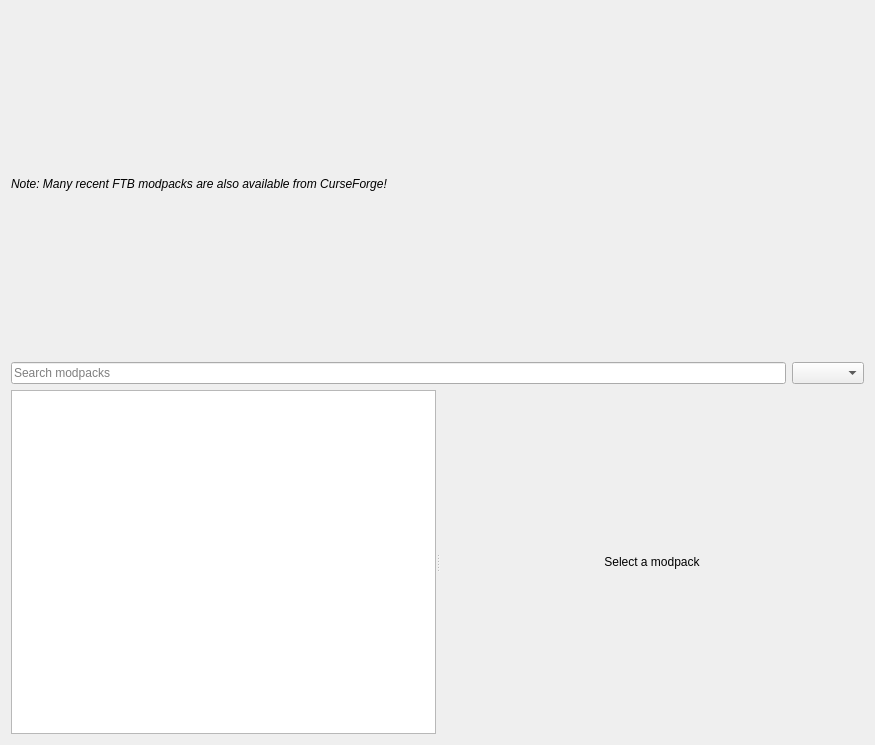
<?xml version="1.0" encoding="UTF-8"?>
<ui version="4.0">
 <class>FtbPage</class>
 <widget class="QWidget" name="FtbPage">
  <property name="geometry">
   <rect>
    <x>0</x>
    <y>0</y>
    <width>875</width>
    <height>745</height>
   </rect>
  </property>
  <layout class="QVBoxLayout" name="verticalLayout">
   <item>
    <widget class="QLabel" name="label_2">
     <property name="font">
      <font>
       <italic>true</italic>
      </font>
     </property>
     <property name="text">
      <string>Note: Many recent FTB modpacks are also available from CurseForge!</string>
     </property>
     <property name="wordWrap">
      <bool>true</bool>
     </property>
    </widget>
   </item>
   <item>
    <layout class="QHBoxLayout" name="searchRowLayout">
     <item>
      <widget class="QLineEdit" name="searchEdit">
       <property name="clearButtonEnabled">
        <bool>true</bool>
       </property>
       <property name="placeholderText">
        <string>Search modpacks</string>
       </property>
      </widget>
     </item>
     <item>
      <widget class="QComboBox" name="sortByBox"/>
     </item>
    </layout>
   </item>
   <item>
    <widget class="QSplitter" name="splitter">
     <property name="orientation">
      <enum>Qt::Horizontal</enum>
     </property>
     <widget class="ModpackListView" name="packView">
      <property name="iconSize">
       <size>
        <width>48</width>
        <height>48</height>
       </size>
      </property>
     </widget>
     <widget class="QWidget" name="detailsPane" native="true">
      <layout class="QVBoxLayout" name="detailsLayout">
       <property name="leftMargin">
        <number>0</number>
       </property>
       <property name="topMargin">
        <number>0</number>
       </property>
       <property name="rightMargin">
        <number>0</number>
       </property>
       <property name="bottomMargin">
        <number>0</number>
       </property>
       <item>
        <widget class="QStackedWidget" name="detailsStack">
         <property name="currentIndex">
          <number>1</number>
         </property>
         <widget class="QWidget" name="detailsPage">
          <layout class="QVBoxLayout" name="detailsPageLayout">
           <property name="leftMargin">
            <number>0</number>
           </property>
           <property name="topMargin">
            <number>0</number>
           </property>
           <property name="rightMargin">
            <number>0</number>
           </property>
           <property name="bottomMargin">
            <number>0</number>
           </property>
           <item>
            <widget class="ModpackDetailsHeader" name="packHeader"/>
           </item>
           <item>
            <layout class="QHBoxLayout" name="versionRowLayout">
             <item>
              <widget class="QLabel" name="versionLabel">
               <property name="text">
                <string>Version</string>
               </property>
              </widget>
             </item>
             <item>
              <widget class="QComboBox" name="versionSelectionBox">
               <property name="sizePolicy">
                <sizepolicy hsizetype="Expanding" vsizetype="Fixed">
                 <horstretch>0</horstretch>
                 <verstretch>0</verstretch>
                </sizepolicy>
               </property>
              </widget>
             </item>
            </layout>
           </item>
           <item>
            <widget class="ProjectDescriptionPage" name="packDescription">
             <property name="openExternalLinks">
              <bool>true</bool>
             </property>
             <property name="openLinks">
              <bool>true</bool>
             </property>
            </widget>
           </item>
          </layout>
         </widget>
         <widget class="QWidget" name="emptyPage">
          <layout class="QVBoxLayout" name="emptyPageLayout">
           <property name="leftMargin">
            <number>0</number>
           </property>
           <property name="topMargin">
            <number>0</number>
           </property>
           <property name="rightMargin">
            <number>0</number>
           </property>
           <property name="bottomMargin">
            <number>0</number>
           </property>
           <item>
            <widget class="QLabel" name="selectPackLabel">
             <property name="sizePolicy">
              <sizepolicy hsizetype="Expanding" vsizetype="Expanding">
               <horstretch>0</horstretch>
               <verstretch>0</verstretch>
              </sizepolicy>
             </property>
             <property name="alignment">
              <set>Qt::AlignCenter</set>
             </property>
             <property name="text">
              <string>Select a modpack</string>
             </property>
            </widget>
           </item>
          </layout>
         </widget>
        </widget>
       </item>
      </layout>
     </widget>
    </widget>
   </item>
  </layout>
 </widget>
 <customwidgets>
  <customwidget>
   <class>ProjectDescriptionPage</class>
   <extends>QTextBrowser</extends>
   <header>ui/widgets/ProjectDescriptionPage.h</header>
  </customwidget>
  <customwidget>
   <class>ModpackListView</class>
   <extends>QListView</extends>
   <header>ui/widgets/ModpackListView.h</header>
  </customwidget>
  <customwidget>
   <class>ElidedLabel</class>
   <extends>QLabel</extends>
   <header>ui/widgets/ElidedLabel.h</header>
  </customwidget>
  <customwidget>
   <class>ModpackDetailsHeader</class>
   <extends>QWidget</extends>
   <header>ui/widgets/ModpackDetailsHeader.h</header>
   <container>0</container>
  </customwidget>
 </customwidgets>
 <tabstops>
  <tabstop>searchEdit</tabstop>
  <tabstop>sortByBox</tabstop>
  <tabstop>packView</tabstop>
  <tabstop>packDescription</tabstop>
  <tabstop>versionSelectionBox</tabstop>
 </tabstops>
 <resources/>
 <connections/>
</ui>
